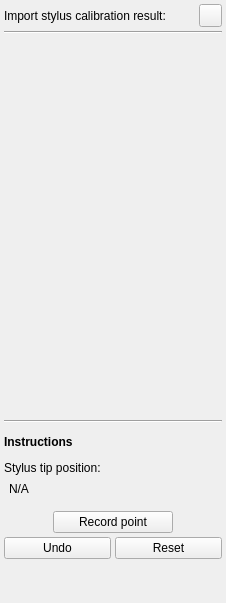
<?xml version="1.0" encoding="UTF-8"?>
<ui version="4.0">
 <class>PhantomRegistrationToolbox</class>
 <widget class="QWidget" name="PhantomRegistrationToolbox">
  <property name="geometry">
   <rect>
    <x>0</x>
    <y>0</y>
    <width>226</width>
    <height>603</height>
   </rect>
  </property>
  <property name="sizePolicy">
   <sizepolicy hsizetype="Fixed" vsizetype="Preferred">
    <horstretch>0</horstretch>
    <verstretch>0</verstretch>
   </sizepolicy>
  </property>
  <property name="minimumSize">
   <size>
    <width>226</width>
    <height>560</height>
   </size>
  </property>
  <property name="maximumSize">
   <size>
    <width>226</width>
    <height>16777215</height>
   </size>
  </property>
  <property name="windowTitle">
   <string>Phantom Registration</string>
  </property>
  <layout class="QVBoxLayout" name="verticalLayout">
   <property name="spacing">
    <number>4</number>
   </property>
   <property name="margin">
    <number>4</number>
   </property>
   <item>
    <layout class="QHBoxLayout" name="horizontalLayout_3">
     <property name="spacing">
      <number>2</number>
     </property>
     <item>
      <widget class="QLabel" name="label_StylusCalibration">
       <property name="text">
        <string>Import stylus calibration result:</string>
       </property>
      </widget>
     </item>
     <item>
      <widget class="QPushButton" name="pushButton_OpenStylusCalibration">
       <property name="sizePolicy">
        <sizepolicy hsizetype="Fixed" vsizetype="Fixed">
         <horstretch>0</horstretch>
         <verstretch>0</verstretch>
        </sizepolicy>
       </property>
       <property name="minimumSize">
        <size>
         <width>23</width>
         <height>23</height>
        </size>
       </property>
       <property name="maximumSize">
        <size>
         <width>23</width>
         <height>23</height>
        </size>
       </property>
       <property name="focusPolicy">
        <enum>Qt::NoFocus</enum>
       </property>
       <property name="text">
        <string/>
       </property>
       <property name="icon">
        <iconset resource="../fCal.qrc">
         <normaloff>:/icons/Resources/icon_Import.png</normaloff>:/icons/Resources/icon_Import.png</iconset>
       </property>
       <property name="iconSize">
        <size>
         <width>16</width>
         <height>16</height>
        </size>
       </property>
      </widget>
     </item>
    </layout>
   </item>
   <item>
    <widget class="Line" name="line">
     <property name="orientation">
      <enum>Qt::Horizontal</enum>
     </property>
    </widget>
   </item>
   <item>
    <widget class="QVTKWidget" name="canvasPhantom" native="true">
     <property name="sizePolicy">
      <sizepolicy hsizetype="Fixed" vsizetype="Preferred">
       <horstretch>1</horstretch>
       <verstretch>1</verstretch>
      </sizepolicy>
     </property>
     <property name="minimumSize">
      <size>
       <width>218</width>
       <height>156</height>
      </size>
     </property>
     <property name="maximumSize">
      <size>
       <width>218</width>
       <height>16777215</height>
      </size>
     </property>
     <property name="sizeIncrement">
      <size>
       <width>4</width>
       <height>3</height>
      </size>
     </property>
    </widget>
   </item>
   <item>
    <widget class="Line" name="line_2">
     <property name="orientation">
      <enum>Qt::Horizontal</enum>
     </property>
    </widget>
   </item>
   <item>
    <spacer name="verticalSpacer_3">
     <property name="orientation">
      <enum>Qt::Vertical</enum>
     </property>
     <property name="sizeType">
      <enum>QSizePolicy::Fixed</enum>
     </property>
     <property name="sizeHint" stdset="0">
      <size>
       <width>20</width>
       <height>8</height>
      </size>
     </property>
    </spacer>
   </item>
   <item>
    <widget class="QLabel" name="label_Instructions">
     <property name="font">
      <font>
       <weight>75</weight>
       <bold>true</bold>
      </font>
     </property>
     <property name="text">
      <string>Instructions</string>
     </property>
     <property name="wordWrap">
      <bool>true</bool>
     </property>
    </widget>
   </item>
   <item>
    <spacer name="verticalSpacer_4">
     <property name="orientation">
      <enum>Qt::Vertical</enum>
     </property>
     <property name="sizeType">
      <enum>QSizePolicy::Fixed</enum>
     </property>
     <property name="sizeHint" stdset="0">
      <size>
       <width>20</width>
       <height>8</height>
      </size>
     </property>
    </spacer>
   </item>
   <item>
    <widget class="QLabel" name="label_StylusPositionText">
     <property name="text">
      <string>Stylus tip position:</string>
     </property>
    </widget>
   </item>
   <item>
    <layout class="QHBoxLayout" name="horizontalLayout_4">
     <item>
      <spacer name="horizontalSpacer">
       <property name="orientation">
        <enum>Qt::Horizontal</enum>
       </property>
       <property name="sizeType">
        <enum>QSizePolicy::Fixed</enum>
       </property>
       <property name="sizeHint" stdset="0">
        <size>
         <width>5</width>
         <height>20</height>
        </size>
       </property>
      </spacer>
     </item>
     <item>
      <widget class="QLabel" name="label_StylusPosition">
       <property name="text">
        <string>N/A</string>
       </property>
      </widget>
     </item>
    </layout>
   </item>
   <item>
    <spacer name="verticalSpacer">
     <property name="orientation">
      <enum>Qt::Vertical</enum>
     </property>
     <property name="sizeType">
      <enum>QSizePolicy::Fixed</enum>
     </property>
     <property name="sizeHint" stdset="0">
      <size>
       <width>20</width>
       <height>8</height>
      </size>
     </property>
    </spacer>
   </item>
   <item>
    <layout class="QGridLayout" name="gridLayout">
     <item row="0" column="0">
      <widget class="QPushButton" name="pushButton_RecordPoint">
       <property name="sizePolicy">
        <sizepolicy hsizetype="Fixed" vsizetype="Fixed">
         <horstretch>0</horstretch>
         <verstretch>0</verstretch>
        </sizepolicy>
       </property>
       <property name="minimumSize">
        <size>
         <width>120</width>
         <height>0</height>
        </size>
       </property>
       <property name="maximumSize">
        <size>
         <width>120</width>
         <height>16777215</height>
        </size>
       </property>
       <property name="text">
        <string>Record point</string>
       </property>
      </widget>
     </item>
    </layout>
   </item>
   <item>
    <layout class="QHBoxLayout" name="horizontalLayout_2">
     <property name="spacing">
      <number>4</number>
     </property>
     <item>
      <widget class="QPushButton" name="pushButton_Undo">
       <property name="text">
        <string>Undo</string>
       </property>
      </widget>
     </item>
     <item>
      <widget class="QPushButton" name="pushButton_Reset">
       <property name="text">
        <string>Reset</string>
       </property>
      </widget>
     </item>
    </layout>
   </item>
   <item>
    <spacer name="verticalSpacer_2">
     <property name="orientation">
      <enum>Qt::Vertical</enum>
     </property>
     <property name="sizeHint" stdset="0">
      <size>
       <width>20</width>
       <height>40</height>
      </size>
     </property>
    </spacer>
   </item>
  </layout>
 </widget>
 <layoutdefault spacing="4" margin="4"/>
 <customwidgets>
  <customwidget>
   <class>QVTKWidget</class>
   <extends>QWidget</extends>
   <header location="global">QVTKWidget.h</header>
  </customwidget>
 </customwidgets>
 <resources>
  <include location="../fCal.qrc"/>
 </resources>
 <connections/>
</ui>
